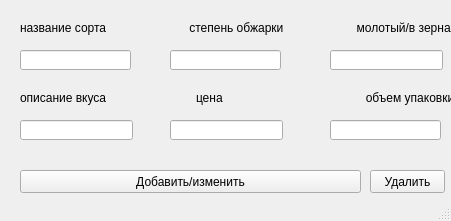
<?xml version="1.0" encoding="UTF-8"?>
<ui version="4.0">
 <class>MainWindow</class>
 <widget class="QMainWindow" name="MainWindow">
  <property name="geometry">
   <rect>
    <x>0</x>
    <y>0</y>
    <width>451</width>
    <height>221</height>
   </rect>
  </property>
  <property name="windowTitle">
   <string>MainWindow</string>
  </property>
  <widget class="QWidget" name="centralwidget">
   <widget class="QLabel" name="label">
    <property name="geometry">
     <rect>
      <x>20</x>
      <y>20</y>
      <width>491</width>
      <height>16</height>
     </rect>
    </property>
    <property name="text">
     <string>название сорта                         степень обжарки                      молотый/в зернах</string>
    </property>
   </widget>
   <widget class="QLineEdit" name="lineEdit">
    <property name="geometry">
     <rect>
      <x>20</x>
      <y>50</y>
      <width>111</width>
      <height>20</height>
     </rect>
    </property>
   </widget>
   <widget class="QLineEdit" name="lineEdit_2">
    <property name="geometry">
     <rect>
      <x>170</x>
      <y>50</y>
      <width>111</width>
      <height>20</height>
     </rect>
    </property>
   </widget>
   <widget class="QLineEdit" name="lineEdit_3">
    <property name="geometry">
     <rect>
      <x>330</x>
      <y>50</y>
      <width>113</width>
      <height>20</height>
     </rect>
    </property>
   </widget>
   <widget class="QLabel" name="label_2">
    <property name="geometry">
     <rect>
      <x>20</x>
      <y>90</y>
      <width>431</width>
      <height>16</height>
     </rect>
    </property>
    <property name="text">
     <string>описание вкуса                           цена                                           объем упаковки</string>
    </property>
   </widget>
   <widget class="QLineEdit" name="lineEdit_4">
    <property name="geometry">
     <rect>
      <x>20</x>
      <y>120</y>
      <width>113</width>
      <height>20</height>
     </rect>
    </property>
   </widget>
   <widget class="QLineEdit" name="lineEdit_5">
    <property name="geometry">
     <rect>
      <x>170</x>
      <y>120</y>
      <width>113</width>
      <height>20</height>
     </rect>
    </property>
   </widget>
   <widget class="QLineEdit" name="lineEdit_6">
    <property name="geometry">
     <rect>
      <x>330</x>
      <y>120</y>
      <width>111</width>
      <height>20</height>
     </rect>
    </property>
   </widget>
   <widget class="QPushButton" name="pushButton">
    <property name="geometry">
     <rect>
      <x>20</x>
      <y>170</y>
      <width>341</width>
      <height>23</height>
     </rect>
    </property>
    <property name="text">
     <string>Добавить/изменить</string>
    </property>
   </widget>
   <widget class="QPushButton" name="pushButton_2">
    <property name="geometry">
     <rect>
      <x>370</x>
      <y>170</y>
      <width>75</width>
      <height>23</height>
     </rect>
    </property>
    <property name="text">
     <string>Удалить</string>
    </property>
   </widget>
  </widget>
  <widget class="QStatusBar" name="statusbar"/>
 </widget>
 <resources/>
 <connections/>
</ui>
